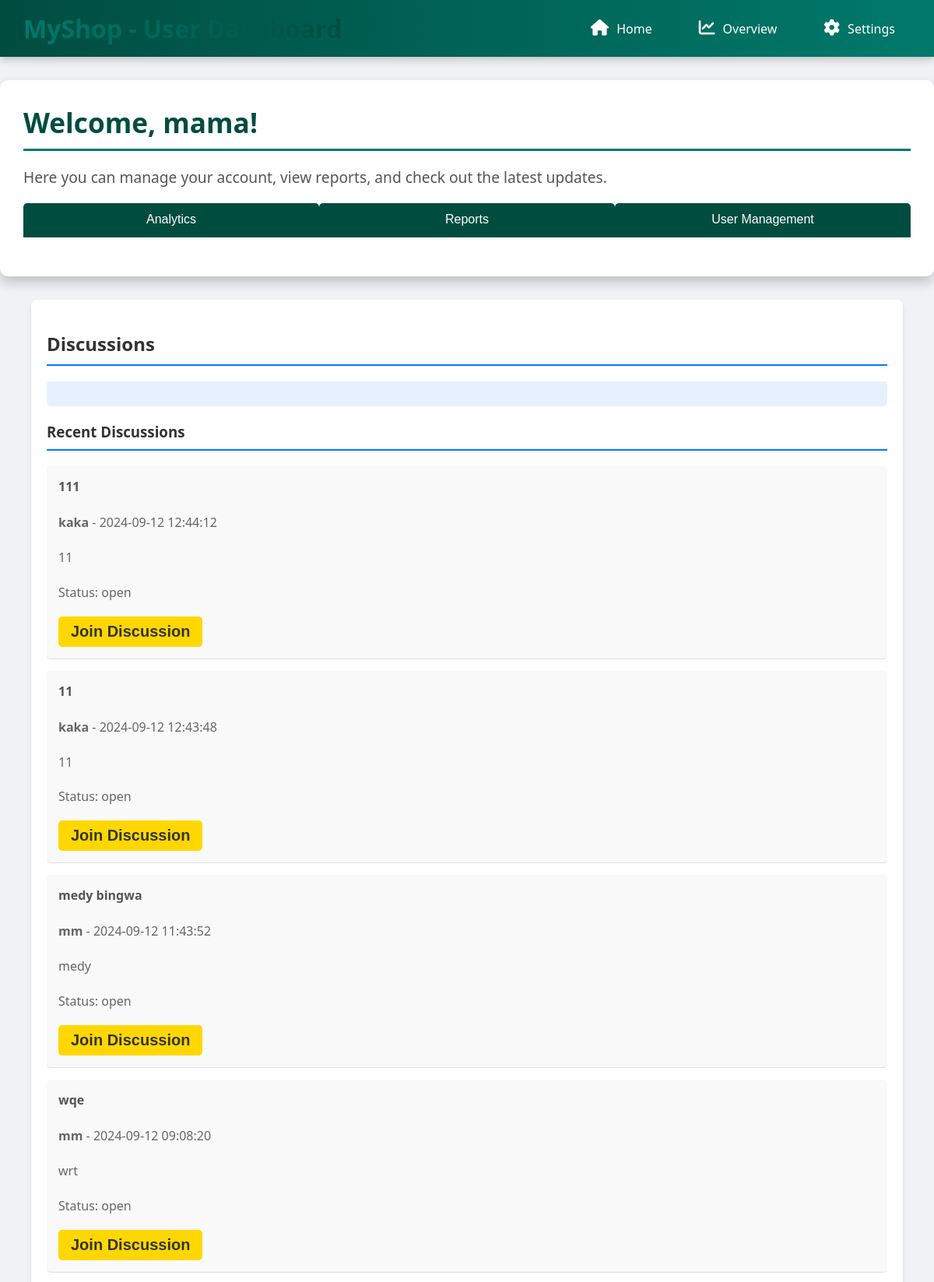
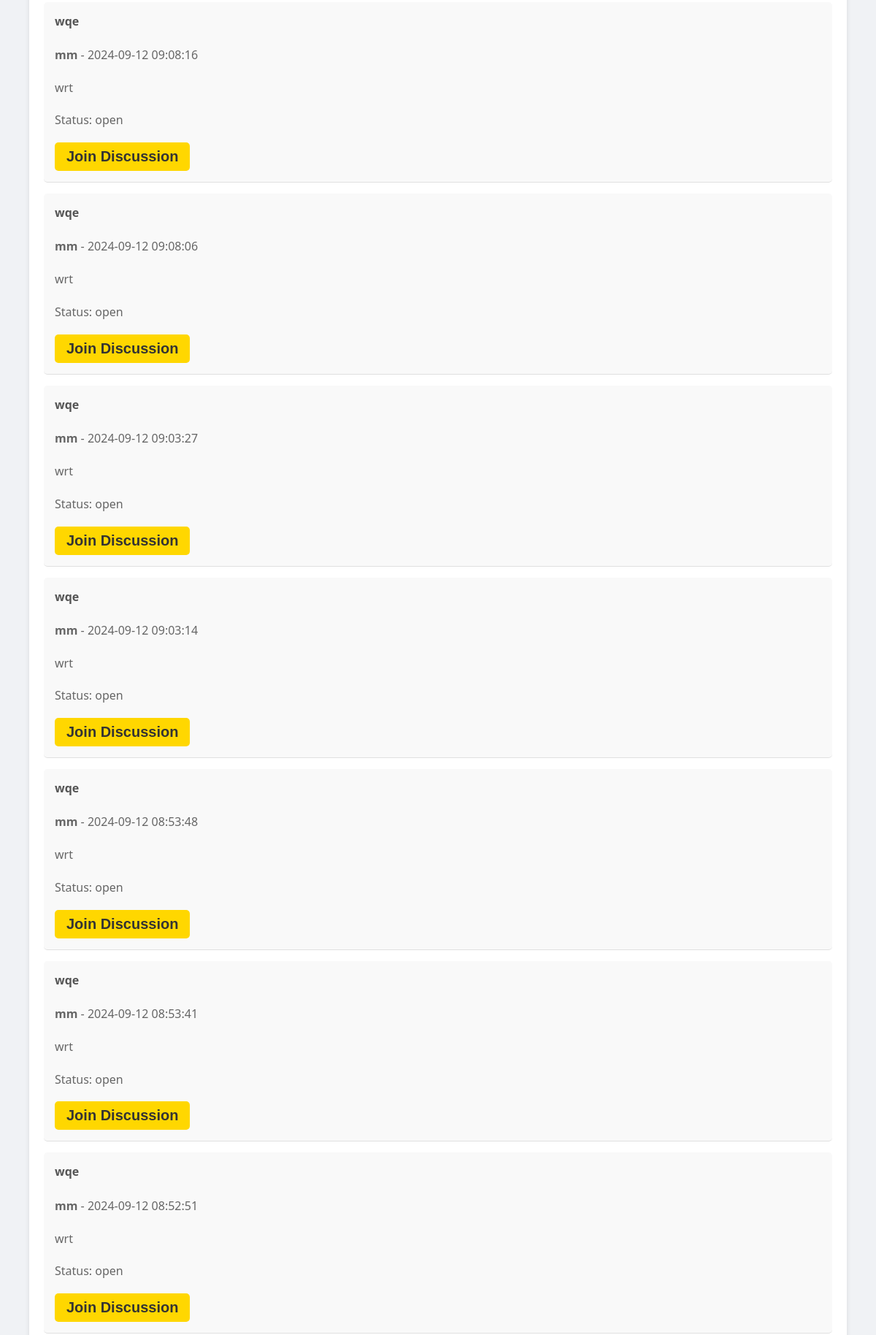
The page /discussion_page.php (signed in, upper part) on the database its author committed (2 pictures, top to bottom).
### tables this page shows
CREATE TABLE `discussions` (
  `discussion_id` int(11) NOT NULL,
  `user_id` int(11) NOT NULL,
  `title` varchar(255) NOT NULL,
  `content` text NOT NULL,
  `created_at` timestamp NOT NULL DEFAULT current_timestamp(),
  `status` varchar(50) DEFAULT NULL,
  `retailer_id` int(11) DEFAULT NULL,
  `admin_id` int(11) DEFAULT NULL,
  `topic` varchar(255) DEFAULT NULL,
  `is_private` tinyint(1) NOT NULL DEFAULT 0,
  `passcode` varchar(255) DEFAULT NULL,
  `description` text DEFAULT NULL,
  `created_by` int(11) DEFAULT NULL,
  `max_participants` int(11) DEFAULT 250
);

CREATE TABLE `users` (
  `user_id` int(11) NOT NULL,
  `username` varchar(50) NOT NULL,
  `email` varchar(100) NOT NULL,
  `password` varchar(255) NOT NULL,
  `role_id` int(11) DEFAULT NULL,
  `created_at` timestamp NOT NULL DEFAULT current_timestamp(),
  `updated_at` timestamp NOT NULL DEFAULT current_timestamp() ON UPDATE current_timestamp(),
  `two_factor_enabled` tinyint(1) DEFAULT 0,
  `two_factor_secret` varchar(255) DEFAULT NULL,
  `profile_picture` varchar(255) DEFAULT NULL,
  `balance` decimal(10,2) DEFAULT 0.00
);

### discussion_page.php (the view, shortened to what this page needs)
<?php
require_once 'config.php';
$user_id = $_SESSION['user_id'];
function handlePostRequest($conn, $user_id) {
    $message = '';
    return $message;
}
function fetchDiscussions($conn) {
    $sql = "SELECT d.discussion_id, d.title, d.content, d.created_at, d.status, u.username
            FROM discussions d
            JOIN users u ON d.user_id = u.user_id
            ORDER BY d.created_at DESC";
    $result = $conn->query($sql);
    return $result;
}
function isParticipant($conn, $discussion_id, $user_id) {
    $sql = "SELECT * FROM discussion_participants WHERE discussion_id = ? AND user_id = ?";
    $stmt = $conn->prepare($sql);
    $stmt->bind_param("ii", $discussion_id, $user_id);
    $stmt->execute();
    $result = $stmt->get_result();
    return $result->num_rows > 0;
}
$message = handlePostRequest($conn, $user_id);
$discussions = fetchDiscussions($conn);
?>
<?php include 'dashboard_header.php'; ?>
<head>
    <link rel="stylesheet" href="https://cdnjs.cloudflare.com/ajax/libs/font-awesome/6.0.0-beta3/css/all.min.css">
</head>
<div class="discussion-container">
    <h2>Discussions</h2>
    <?php if (isset($message)): ?>
        <div class="alert alert-info"><?php echo htmlspecialchars($message); ?></div>
    <?php endif; ?>
    <h3>Recent Discussions</h3>
    <div class="discussion-list">
        <?php if ($discussions->num_rows > 0): ?>
            <?php while ($discussion = $discussions->fetch_assoc()): ?>
                <div class="discussion-item">
                    <h4><?php echo htmlspecialchars($discussion['title']); ?></h4>
                    <p><strong><?php echo htmlspecialchars($discussion['username']); ?></strong> - <?php echo htmlspecialchars($discussion['created_at']); ?></p>
                    <p><?php echo nl2br(htmlspecialchars($discussion['content'])); ?></p>
                    <p>Status: <span class="status-label"><?php echo htmlspecialchars($discussion['status']); ?></span></p>
                    <?php if (isParticipant($conn, $discussion['discussion_id'], $user_id)): ?>
                        <div class="comments-section">
                            <h4>Comments</h4>
                            <?php $comments = fetchComments($conn, $discussion['discussion_id']); ?>
                            <?php if ($comments->num_rows > 0): ?>
                                <?php while ($comment = $comments->fetch_assoc()): ?>
                                    <div class="comment-item">
                                        <p><strong><?php echo htmlspecialchars($comment['username']); ?></strong> - <?php echo htmlspecialchars($comment['created_at']); ?></p>
                                        <p><?php echo nl2br(htmlspecialchars($comment['content'])); ?></p>
                                        <p>
                                            <span class="reaction-count">Likes: <?php echo htmlspecialchars($comment['likes']); ?></span> |
                                            <span class="reaction-count">Dislikes: <?php echo htmlspecialchars($comment['dislikes']); ?></span>
                                        </p>
                                        <div class="comment-actions">
                                            <form action="discussion_page.php" method="POST" style="display: inline;">
                                                <input type="hidden" name="comment_id" value="<?php echo $comment['comment_id']; ?>">
                                                <button type="submit" name="like" class="btn btn-success" title="Like">
                                                    <i class="fas fa-thumbs-up"></i>
                                                </button>
                                                <button type="submit" name="dislike" class="btn btn-danger" title="Dislike">
                                                    <i class="fas fa-thumbs-down"></i>
                                                </button>
                                            </form>
                                        </div>
                                    </div>
                                <?php endwhile; ?>
                            <?php else: ?>
                                <p>No comments yet.</p>
                            <?php endif; ?>
                            <div class="comment-section">
                                <form action="discussion_page.php" method="POST">
                                    <input type="hidden" name="discussion_id" value="<?php echo $discussion['discussion_id']; ?>">
                                    <textarea name="content" rows="4" placeholder="Add a comment..." required></textarea>
                                    <button type="submit" name="post_comment" class="btn btn-primary">Post Comment</button>
                                </form>
                            </div>
                        </div>
                    <?php else: ?>
                        <div class="join-discussion">
                            <form action="discussion_page.php" method="POST">
                                <button type="submit" name="join_discussion" class="btn btn-primary">Join Discussion</button>
                            </form>
                        </div>
                    <?php endif; ?>
                </div>
            <?php endwhile; ?>
        <?php else: ?>
            <p>No discussions found.</p>
        <?php endif; ?>
    </div>
</div>
<?php include 'dashboard_footer.php'; ?>

### dashboard_header.php (style rules this page uses)
body { font-family: 'Arial', sans-serif; background-color: #eaeaea; margin: 0; padding: 0; box-sizing: border-box; }

### discussion_page.php (style rules this page uses)
body { font-family: 'Segoe UI', Tahoma, Geneva, Verdana, sans-serif; background-color: #f0f2f5; margin: 0; padding: 0; box-sizing: border-box; }
.discussion-container { max-width: 90%; margin: 30px auto; padding: 20px; background-color: #ffffff; border-radius: 8px; box-shadow: 0 4px 6px rgba(0, 0, 0, 0.1); }
h2, h3 { color: #333; border-bottom: 2px solid #007bff; padding-bottom: 10px; margin-bottom: 20px; }
h4 { color: #555; margin-top: 0; }
p { line-height: 1.8; color: #666; }
.alert { padding: 15px; margin-bottom: 20px; border-radius: 5px; border: 1px solid transparent; font-size: 16px; background-color: #e7f0ff; color: #31708f; }
.discussion-item, .comment-item { padding: 15px; border-bottom: 1px solid #e0e0e0; margin-bottom: 15px; border-radius: 5px; background-color: #f9f9f9; }
.btn { display: inline-flex; align-items: center; justify-content: center; padding: 8px 16px; border-radius: 5px; color: #fff; text-align: center; font-size: 20px; font-weight: bold; text-decoration: none; cursor: pointer; transition: background-color 0.3s, transform 0.2s; border: none; }
.btn-primary { background-color: #ffd700; color: #333; }

### rows shown on the page
discussions: title "111", user.username "kaka", created_at "2024-09-12 12:44:12", content "11", status "open"
discussions: title "11", user.username "kaka", created_at "2024-09-12 12:43:48", content "11", status "open"
discussions: title "medy bingwa", user.username "mm", created_at "2024-09-12 11:43:52", content "medy", status "open"
discussions: title "wqe", user.username "mm", created_at "2024-09-12 09:08:20", content "wrt", status "open"
discussions: title "wqe", user.username "mm", created_at "2024-09-12 09:08:16", content "wrt", status "open"
discussions: title "wqe", user.username "mm", created_at "2024-09-12 09:08:06", content "wrt", status "open"
discussions: title "wqe", user.username "mm", created_at "2024-09-12 09:03:27", content "wrt", status "open"
discussions: title "wqe", user.username "mm", created_at "2024-09-12 09:03:14", content "wrt", status "open"
discussions: title "wqe", user.username "mm", created_at "2024-09-12 08:53:48", content "wrt", status "open"
discussions: title "wqe", user.username "mm", created_at "2024-09-12 08:53:41", content "wrt", status "open"
discussions: title "wqe", user.username "mm", created_at "2024-09-12 08:52:51", content "wrt", status "open"

### other values the page prints
$username "mama"
